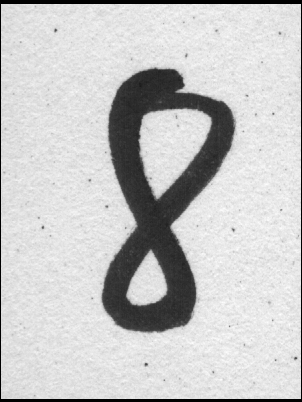
#> input picture nums/i00008.png, 302 x 402 px; its folder holds 4 pictures in this run
$ jupyter execute --allow-errors numerito.ipynb   (shell and % lines are left out)
#> lines starting #> are read from the running program, lines starting #| are printed output that depends on the picture
### proceso_imagenes.py
import os
import matplotlib.image as mpimg
import numpy as np
from copy import deepcopy
from skimage.transform import hough_line, hough_line_peaks, probabilistic_hough_line
from skimage.morphology import skeletonize, skeletonize_3d
from skimage.filters import median as filt_med
from skimage.morphology import disk
from scipy.signal import resample as rs

__umbral__ = 122
__disk_size__= 21
__ancho_ventana__=10
__n_bins__ = 128

def cargar_numeros(folder):
    files = os.listdir(folder)
    images = []
    clases = []

    for file in files:
        images.append(mpimg.imread("./nums/" + file,True))
        clase = int(file[-5])
        clases.append(clase)

    return np.asarray(images), np.asarray(clases)

def intensidad_media(image):
    return np.mean(image)

def intensidad_mediana(image):
    return np.median(image)

# [7 lines left out: function umbralizar_imagen, not called in this run]

def intensidad_media_umbralizada(imagen):
    return intensidad_media(umbralizar_imagen(imagen))

def intensidad_mediana_umbralizada(imagen):
    return intensidad_mediana(umbralizar_imagen(imagen))

# [22 lines left out: functions obtener_esqueleto, contar_rectas, proyeccion_y, not called in this run]


def proyeccion_x(imagen):
    return proyeccion_y(imagen.T)

# [17 lines left out: function alto_numero, not called in this run]

def ancho_numero(imagen):
    return alto_numero(imagen.T)

def convolucion(proyeccion):
    return np.convolve(proyeccion, np.ones(shape=(__ancho_ventana__,)) / __ancho_ventana__, mode='same')


# [15 lines left out: function estirar, not called in this run]

def resample(proyeccion, n_bins = __n_bins__):
        return rs(proyeccion, n_bins)

# [5 lines left out: function estandarizar, not called in this run]

def preparar(proyeccion):
    return convolucion(estandarizar(proyeccion))

### numerito.ipynb
[cell 1]
import numpy as np
import matplotlib.image as mpimg
import matplotlib.pyplot as plt

#> (the rest of this cell did not finish here and is left out)

[cell 2]
# convetimos la imagen a blanco y negro (1bit)
intensity_thres = 70
#> intensity_thres = 70
#> (the rest of this cell did not finish here and is left out)

#### Busqueda de puntos de corte horizontales y verticales
Para ello se suma la imagen en vertical y en horizontal. Donde están las rayas negras son mínimos. Se detectan esos mínimos para cortar

#> (a cell that did not finish here is left out)

#> (a cell that did not finish here is left out)

[cell 5]
# Cortes
def cortes(valores, umbral, crop=15):
    """ A partir de un vector de valores y un umbral busca
        donde la curva sube y luego baja. Entre medias esta
        la imagen que buscamos. Luego reduce los valores
        encontrados con 'crop' para no seleccionar las rayas
        negras"""
    zonas_picos = valores>umbral
    cuts = []
    i1 = 0
    while True:
        if i1 >= len(zonas_picos)-1:
            break
        if zonas_picos[i1] == False and zonas_picos[i1+1] == True:
            for i2 in range(i1+1, len(zonas_picos)-1):
                if zonas_picos[i2] == True and zonas_picos[i2+1] == False:
                    cuts.append((i1+crop, i2-crop))
                    i1 = i2
                    break

        i1 = i1 + 1

    return list(cuts)

#> (the rest of this cell did not finish here and is left out)

[cell 6]
class Numerito:
    def __init__(self, ancho, alto):
        self.clase = -1
        self.imagen = np.full((int(ancho),int(alto)), 0)


#cutsH = np.linspace(51,57310,121)
#cutsH = [(int(round(v1)),int(round(v2))) for v1,v2 in zip(np.linspace(56,57315,121), np.linspace(451,57710,121))]

[cell 7]
from scipy import misc

# Corta las imágenes de los números y las guarda las imágenes
# También se guardan en la lista 'numeritos'

# Calculamos los máximos de ancho y alto para guardar todas las
# imágenes de un mismo tamaño
#> (the rest of this cell did not finish here and is left out)

[cell 8]

# Se saca por pantalla una muestra de las imágenes
plt.figure(figsize=(10,10))
#> (the rest of this cell did not finish here and is left out)

[cell 9]
from skimage.feature import corner_harris
from skimage.morphology import skeletonize
from skimage.transform import hough_circle, hough_circle_peaks
from skimage.feature import canny
from skimage.draw import circle_perimeter
from skimage import data, color
from skimage.filters import median


#> (the rest of this cell did not finish here and is left out)

[cell 10]
import numpy as np
import matplotlib.pyplot as plt

from skimage import data, color
from skimage.transform import hough_circle
from skimage.feature import peak_local_max, canny
from skimage.draw import circle_perimeter
from skimage.util import img_as_ubyte
from skimage.io import imread


# Load picture and detect edges
#> (the rest of this cell did not finish here and is left out)

[cell 11]
import numpy as np
import matplotlib.pyplot as plt

from skimage.transform import hough_line
from skimage.draw import line

#> (the rest of this cell did not finish here and is left out)

#> (a cell that did not finish here is left out)

[cell 13]

import proceso_imagenes
import matplotlib.pyplot as plt

imagenes, clases = proceso_imagenes.cargar_numeros("./nums")

imagen = imagenes[-1]
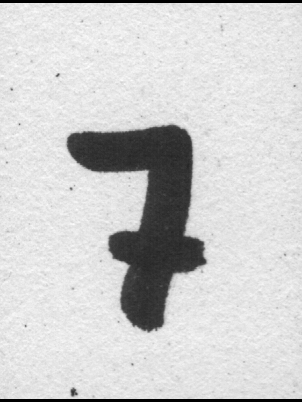
#> imagen: shape (402, 302) float32; min 0, max 1, mean 0.808
